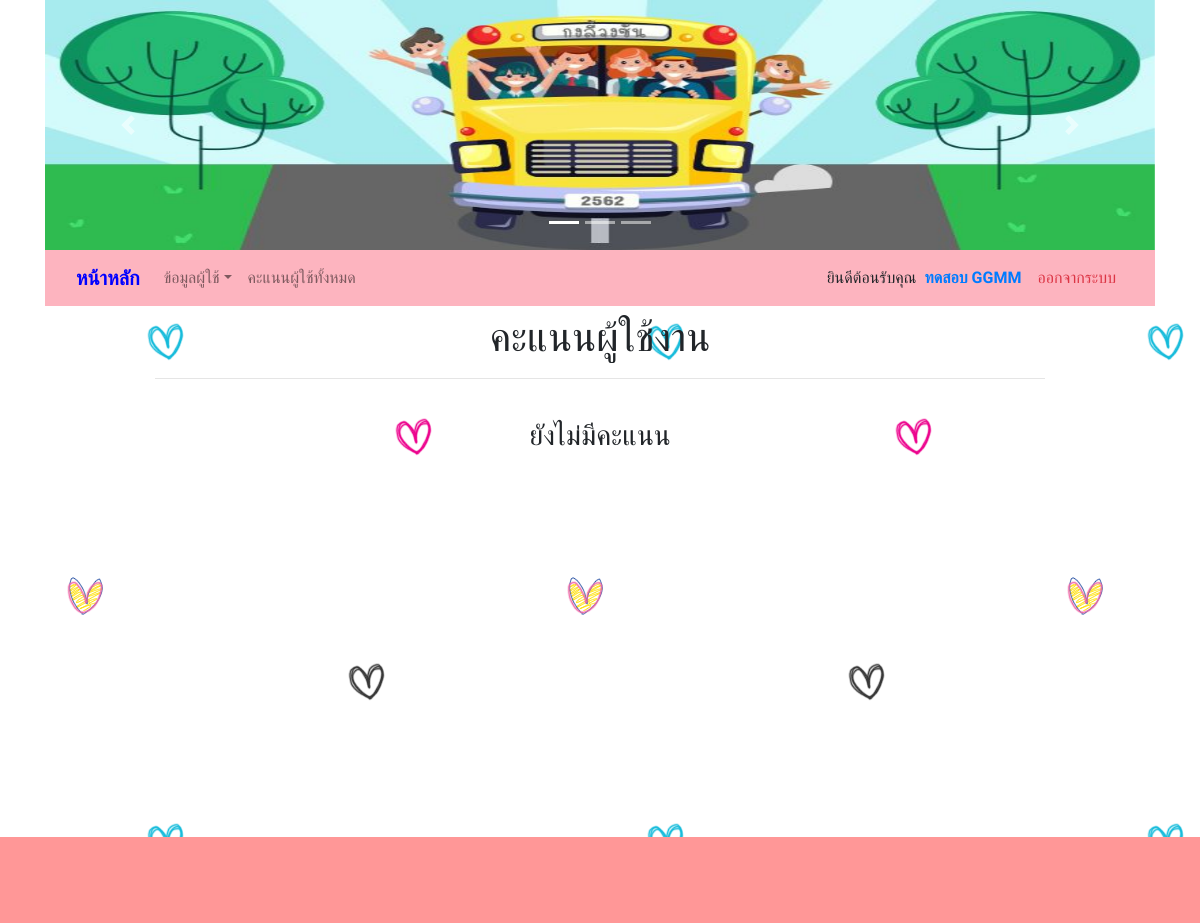
The page /score.php?user_id=44 (signed in) on the database as committed earlier.
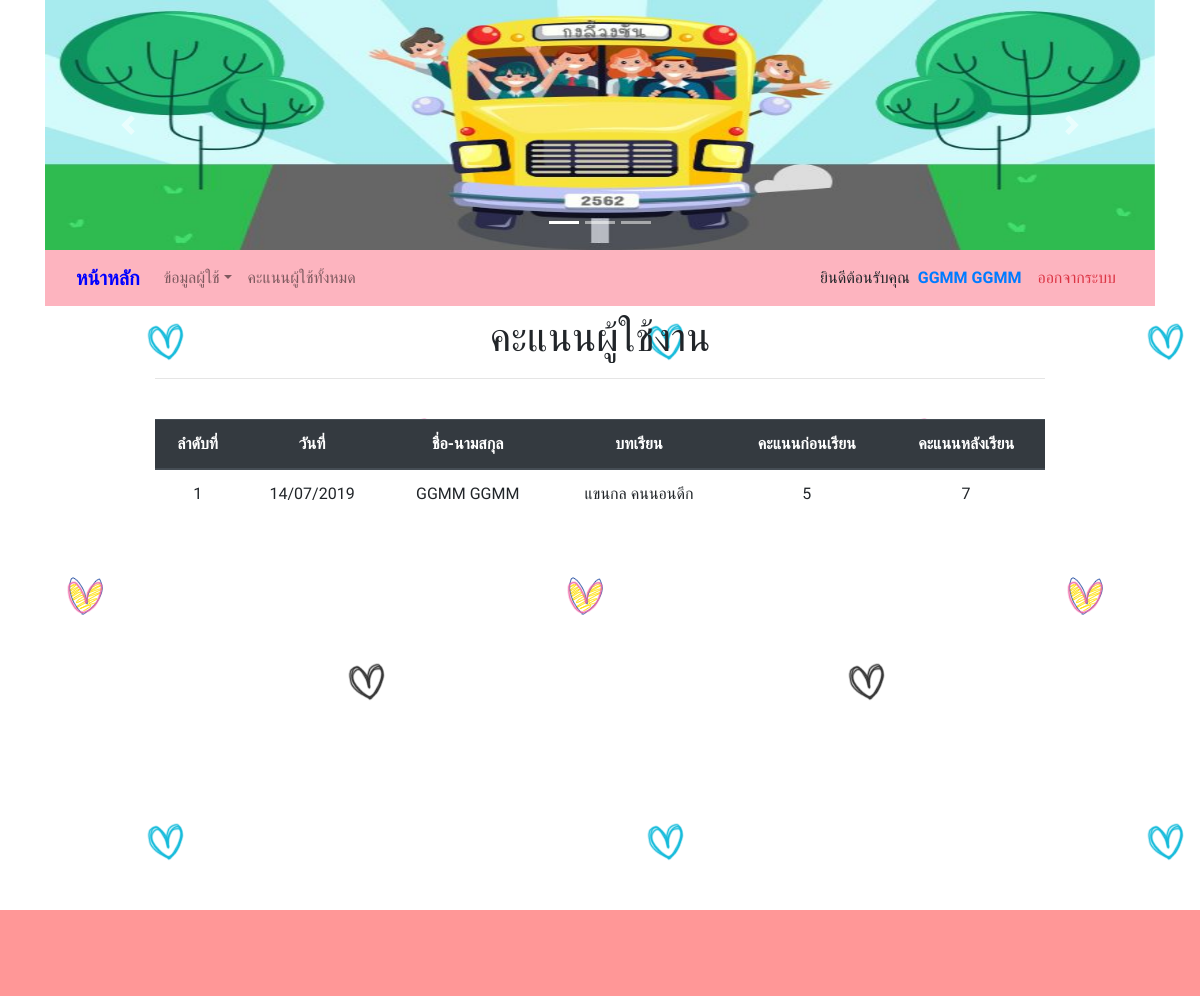
The same page on the database as committed later.
### tables this page shows
CREATE TABLE `user_learning` (
  `user_learning_id` int(10) NOT NULL,
  `choice_id` int(10) NOT NULL,
  `user_id` int(10) NOT NULL,
  `user_learning_bf` int(20) NOT NULL,
  `user_learning_af` varchar(20) NOT NULL,
  `user_learning_status` int(1) NOT NULL,
  `user_learning_date` timestamp NOT NULL DEFAULT CURRENT_TIMESTAMP
);

CREATE TABLE `user` (
  `ID` int(5) NOT NULL,
  `Username` varchar(50) NOT NULL,
  `Password` varchar(200) NOT NULL,
  `Firstname` varchar(100) NOT NULL,
  `Lastname` varchar(100) NOT NULL,
  `email` varchar(100) NOT NULL,
  `phone` text NOT NULL,
  `Userlevel` varchar(1) NOT NULL,
  `user_date` date NOT NULL,
  `session_id` varchar(50) NOT NULL,
  `Status` varchar(1) NOT NULL
);

CREATE TABLE `choice` (
  `choice_id` int(11) NOT NULL,
  `choice_name` varchar(100) NOT NULL,
  `video` varchar(300) NOT NULL,
  `choice_detail` varchar(100) NOT NULL,
  `choice_status` int(1) NOT NULL
);

### score.php (the view, shortened to what this page needs)
<!DOCTYPE html>
<html>
<?php
include 'header.php';
include 'conn.php';
$user_id = $_GET['user_id'];
$query_learning = "SELECT * FROM choice as c , user as u, user_learning as l where l.user_id = $user_id and l.choice_id = c.choice_id and l.user_id = u.id order by l.user_learning_af desc" ;
$learning = mysqli_query($con,$query_learning) or die(mysqli_error());
$row_learning = mysqli_fetch_assoc($learning);
$totalRows_learning = mysqli_num_rows($learning);
?>
<div class="container">
  <div class="row">
    <div class="col-md-12">
      <?php include 'carousel.php'; ?>
      <?php include 'navbar.php'; ?>
      <?php include 'model.php'; ?>
      <div class="row">
        <div class="col-md-1"></div>
        <div class="col-md-10 text-center ">
         <div class="py-2">
          <div class="container">
            <div class="row">
              <div class="col-md-12">
                <h1 class="text-center">คะแนนผู้ใช้งาน</h1>
                <hr>
              </div>
            </div>
          </div>
        </div>
        <div class="py-3">
          <div class="container">
            <div class="row">
              <div class="col-md-12">
                <div class="table-responsive text-center">
                  <?php if ($totalRows_learning > 0) {?>
                    <table class="table table-hover" id="example" bgcolor="white">
                      <thead class="thead-dark">
                        <tr class="text-center">
                          <th scope="col">ลำดับที่</th>
                          <th scope="col">วันที่</th>
                          <th scope="col">ชื่อ-นามสกุล</th>
                          <th scope="col">บทเรียน</th>
                          <th scope="col">คะแนนก่อนเรียน</th>
                          <th scope="col">คะแนนหลังเรียน</th>
                        </tr>
                      </thead>
                      <tbody>
                        <?php
                        $i = 1 ;
                        do { ?>
                          <tr class="text-center">
                            <td><?php echo $i; ?></td>
                            <td><?php echo date("d/m/Y" , strtotime($row_learning['user_learning_date'])); ?></td>
                            <td><?php echo $row_learning['Firstname']. "  " .$row_learning['Lastname']; ?></td>
                            <td><?php echo $row_learning['choice_name']; ?>
                            <td><?php echo $row_learning['user_learning_bf']; ?></td>
                            <td><?php echo $row_learning['user_learning_af']; ?></td>
                          </tr>
                          <?php
                          $i += 1;
                        } while ($row_learning = mysqli_fetch_assoc($learning)); ?>
                      </tbody>
                    </table>
                  <?php }else {
                    echo "<h3> ยังไม่มีคะแนน </h3>";
                  }
                  mysqli_free_result($learning);?>
                </div>
              </div>
            </div>
          </div>
        </div>
        <div class="py-5">
        </div>
      </div>
      <div class="col-md-1"></div>
    </div>
  </div>
</div>
</div>
<br><br><br><br><br><br><br><br>
<?php include 'footer.php'; ?>
</html>

### navbar.php (shortened to what this page needs)
 <?php include 'model.php'; ?>
 <nav class="navbar navbar-expand-md navbar-light" style="background: #FDB4BF;">
  <div class="container">
  <div class="collapse navbar-collapse" id="navbar6">
    <a class="navbar-brand text-primary d-none d-md-block" href="index.php">
     <b><font color="blue">หน้าหลัก</font></b>
   </a>
   <?php if (isset($_SESSION["Userlevel"]) == "M") { ?>
    <ul class="navbar-nav">
        <li class="nav-item dropdown">
          <a class="nav-link dropdown-toggle" href="" id="navbarDropdownMenuLink" data-toggle="dropdown" aria-haspopup="true" aria-expanded="false">ข้อมูลผู้ใช้</a>
        </li>
        <a class="nav-link" href="score_all.php">คะแนนผู้ใช้ทั้งหมด</a> </li>
      </ul>
    <?php }?>
    <ul class="navbar-nav">
      <?php if(isset($_SESSION["Userlevel"]) == "M"): ?>
        <li class="nav-item">
          <?php echo "ยินดีต้อนรับคุณ "; ?>
        </li>
      <?php endif ?>
    </ul>
    <ul class="navbar-nav ">
      <li class="nav-item ">
        <?php if (isset($_SESSION["Userlevel"]) == "M") {
          echo "<b class='fa text-primary nav-link' >".$_SESSION["User"]."</b>";
        }else{ }?>
      </li>
      <li class="nav-item">
        <?php
        if (isset($_SESSION["Userlevel"]) == "M") {
          echo "<a class='fa text-danger nav-link' href='logout.php'>ออกจากระบบ</a>";
          }
          ?>
        </li>
      </ul>
    </div>
  </div>
</nav>
<?php include 'resetpassword.php'; ?>

Rows that differ between the two databases and show on the page:
added user_learning: user_learning_date "14/07/2019", user.Firstname "GGMM", user.Lastname "GGMM", choice.choice_name "แขนกล คนนอนดึก", user_learning_bf "5", user_learning_af "7"
Other text that changed with them:
$_SESSION["User"]: "ทดสอบ GGMM" → "GGMM GGMM"
text no longer shown: "ยังไม่มีคะแนน"
text now shown: "ลำดับที่ วันที่ ชื่อ-นามสกุล บทเรียน คะแนนก่อนเรียน คะแนนหลังเรียน"
